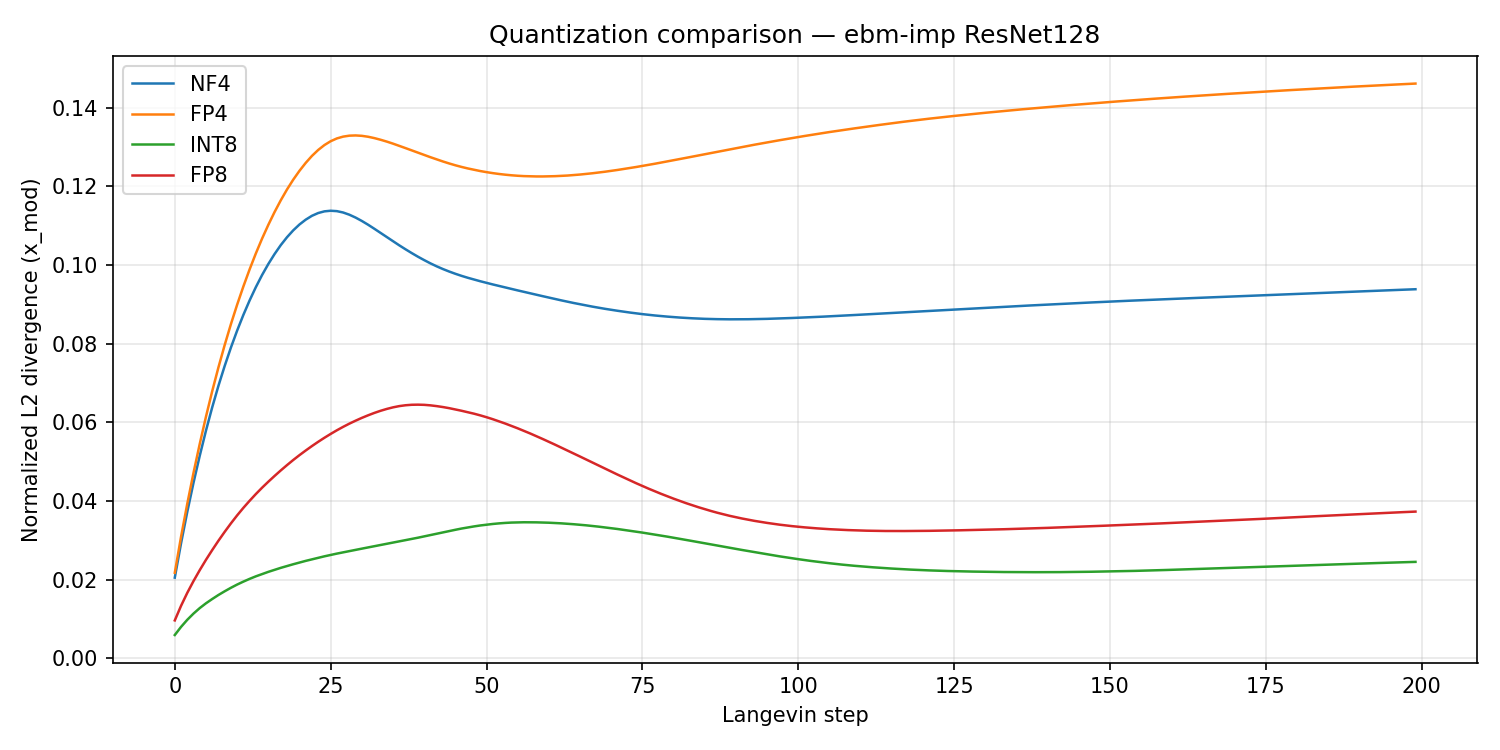

Write Python code to recreate this figure.
"""
quant_comparison.py — Quantization comparison for ebm-imp ResNet128 EBM model.

Mirrors the methodology from ired_code_release_origin_claude:
- Runs Langevin sampling with original FP32 weights and 4 quantized variants
  (NF4, FP4, INT8, FP8) in parallel from the same initial state.
- Measures normalized L2 divergence of the x_mod trajectory at each step.
- Saves per-step metrics to quant_comparison.csv and a plot to quant_comparison.png.

Usage:
  python quant_comparison.py --num_steps 200 --step_lr 180 --batch_size 16
"""

import argparse
import copy
import csv
import os

import numpy as np
import torch
import torch.nn.functional as F

import matplotlib
matplotlib.use('Agg')
import matplotlib.pyplot as plt

import models_pt
import utils_pt
from utils_pt import FLAGS

# Optional bitsandbytes for NF4/FP4
try:
    import bitsandbytes as bnb
    BNB_AVAILABLE = True
except ImportError:
    BNB_AVAILABLE = False
    print("[compare-quant] Warning: bitsandbytes not found — NF4/FP4 will use simulated 4-bit quantization")


# ---------------------------------------------------------------------------
# Tensor-level quantization helpers
# ---------------------------------------------------------------------------

def _quantize_tensor(t: torch.Tensor, quant_type: str) -> torch.Tensor:
    """Quantize a single tensor and dequantize back to original dtype."""
    orig_dtype = t.dtype
    orig_req_grad = t.requires_grad

    if quant_type == 'fp8':
        t_fp8 = t.detach().to(torch.float8_e4m3fn)
        return t_fp8.to(orig_dtype).detach().requires_grad_(orig_req_grad)

    elif quant_type == 'int8':
        t_f = t.detach().float()
        scale = t_f.abs().max() / 127.0
        t_int8 = (t_f / (scale + 1e-8)).round().clamp(-128, 127).to(torch.int8)
        t_dq = t_int8.float() * scale
        return t_dq.to(orig_dtype).detach().requires_grad_(orig_req_grad)

    elif quant_type in ('nf4', 'fp4'):
        if BNB_AVAILABLE:
            t_f = t.detach().float().contiguous()
            # bitsandbytes quantize_4bit requires CUDA and 2D input
            if t_f.is_cuda and t_f.ndim >= 1:
                t_2d = t_f.reshape(1, -1) if t_f.ndim == 1 else t_f.reshape(t_f.shape[0], -1)
                try:
                    q, state = bnb.functional.quantize_4bit(t_2d, quant_type=quant_type)
                    t_dq = bnb.functional.dequantize_4bit(q, state, quant_type=quant_type)
                    return t_dq.reshape(t.shape).to(orig_dtype).detach().requires_grad_(orig_req_grad)
                except Exception:
                    pass  # fall through to simulation
        # Simulated 4-bit: uniform quantization to 16 levels
        t_f = t.detach().float()
        min_v, max_v = t_f.min(), t_f.max()
        t_norm = (t_f - min_v) / (max_v - min_v + 1e-8)
        t_q4 = (t_norm * 15.0).round() / 15.0
        t_dq = t_q4 * (max_v - min_v) + min_v
        return t_dq.to(orig_dtype).detach().requires_grad_(orig_req_grad)

    raise ValueError(f"Unknown quant_type: {quant_type}")


def quantize_weights_dict(weights: dict, quant_type: str) -> dict:
    """Return a new weights dict with all conv and FC weight tensors quantized."""
    new_weights = {}
    for scope, grp in weights.items():
        new_grp = {}
        for key, tensor in grp.items():
            if isinstance(tensor, torch.Tensor) and key in ('c', 'w') and tensor.ndim >= 2:
                new_grp[key] = _quantize_tensor(tensor, quant_type)
            else:
                new_grp[key] = tensor
        new_weights[scope] = new_grp
    return new_weights


# ---------------------------------------------------------------------------
# Results saving (mirrors _save_quant_results from ired diffusion_lib)
# ---------------------------------------------------------------------------

def _save_quant_results(quant_metrics: dict, quant_types: list, results_dir: str = '.'):
    """Save per-step metrics to CSV and PNG."""
    os.makedirs(results_dir, exist_ok=True)

    # --- CSV ---
    csv_path = os.path.join(results_dir, 'quant_comparison.csv')
    steps = [m[0] for m in quant_metrics[quant_types[0]]]
    with open(csv_path, 'w', newline='') as f:
        writer = csv.writer(f)
        writer.writerow(['step'] + [f'normalized_l2_{qt}' for qt in quant_types])
        for i, s in enumerate(steps):
            row = [s] + [f"{quant_metrics[qt][i][1]:.6f}" for qt in quant_types]
            writer.writerow(row)
    print(f"[compare-quant] Saved per-step metrics to {csv_path}")

    # --- Plot ---
    fig, ax = plt.subplots(figsize=(10, 5))
    for qt in quant_types:
        x = [m[0] for m in quant_metrics[qt]]
        y = [m[1] for m in quant_metrics[qt]]
        ax.plot(x, y, linewidth=1.2, label=qt.upper())
    ax.set_xlabel('Langevin step')
    ax.set_ylabel('Normalized L2 divergence (x_mod)')
    ax.set_title('Quantization comparison — ebm-imp ResNet128')
    ax.legend()
    ax.grid(True, alpha=0.3)
    plot_path = os.path.join(results_dir, 'quant_comparison.png')
    plt.tight_layout()
    plt.savefig(plot_path, dpi=150)
    plt.close(fig)
    print(f"[compare-quant] Saved plot to {plot_path}")

    print(f"\n[compare-quant] Summary Statistics (Langevin steps):")
    for qt in quant_types:
        nl2_vals = [m[1] for m in quant_metrics[qt]]
        arr = np.array(nl2_vals)
        label = qt.upper().rjust(4)
        print(f"  {label} — Min: {arr.min():.6f}  Max: {arr.max():.6f}  Mean: {arr.mean():.6f}  Std: {arr.std():.6f}")


# ---------------------------------------------------------------------------
# Main
# ---------------------------------------------------------------------------

def main():
    parser = argparse.ArgumentParser()
    parser.add_argument('--num_steps', type=int, default=200)
    parser.add_argument('--step_lr', type=float, default=180.0)
    parser.add_argument('--batch_size', type=int, default=16)
    parser.add_argument('--spec_norm', action='store_true', default=True)
    parser.add_argument('--no-spec_norm', dest='spec_norm', action='store_false')
    parser.add_argument('--cclass', action='store_true', default=True)
    parser.add_argument('--no-cclass', dest='cclass', action='store_false')
    parser.add_argument('--use_attention', action='store_true', default=False)
    parser.add_argument('--device', type=str, default='cuda' if torch.cuda.is_available() else 'cpu')
    parser.add_argument('--seed', type=int, default=42)
    parser.add_argument('--results_dir', type=str, default='.')
    parser.add_argument('--quant_types', type=str, default='nf4,fp4,int8,fp8',
                        help='Comma-separated list of quantization types to compare')
    args = parser.parse_args()

    utils_pt.set_seed(args.seed)

    FLAGS.spec_norm = bool(args.spec_norm)
    FLAGS.cclass = bool(args.cclass)
    FLAGS.use_attention = bool(args.use_attention)

    device = torch.device(args.device)
    quant_types = [qt.strip() for qt in args.quant_types.split(',')]

    # Build model + weights
    model = models_pt.ResNet128(num_filters=64, num_channels=3, train=False)
    weights = model.construct_weights(scope='')

    # Move weights to device
    for grp in weights.values():
        for k in list(grp.keys()):
            if isinstance(grp[k], torch.Tensor):
                grp[k] = grp[k].to(device)

    # Build quantized weight dicts
    quant_weights = {}
    for qt in quant_types:
        quant_weights[qt] = quantize_weights_dict(weights, qt)
        print(f"[compare-quant] Created {qt} quantized weights for comparison")

    # Random labels
    lx = np.random.permutation(1000)[:args.batch_size]
    labels_np = np.eye(1000, dtype=np.float32)[lx]
    labels = torch.from_numpy(labels_np).to(device)

    # Initial x (shared across original and all quantized)
    x_init_np = np.random.uniform(0, 1, size=(args.batch_size, 128, 128, 3)).astype(np.float32)
    x_init = torch.from_numpy(x_init_np).to(device)

    # Add initial noise and run one warmup step (mirrors imagenet_demo_pt.py step 0)
    x_init = x_init + torch.randn_like(x_init) * 0.005

    def langevin_step(x, w):
        x_req = x.clone().detach().requires_grad_(True)
        energy = model.forward(x_req, w, label=labels, reuse=True, stop_at_grad=False, stop_batch=True)
        x_grad = torch.autograd.grad(energy.sum(), x_req)[0]
        x_new = (x_req.detach() - args.step_lr * x_grad.detach()).clamp(0.0, 1.0)
        return x_new

    # Warmup step 0
    x_fp = langevin_step(x_init, weights)
    x_q = {qt: langevin_step(x_init, quant_weights[qt]) for qt in quant_types}

    # Tracking metrics: (step_idx, norm_l2)
    quant_metrics = {qt: [] for qt in quant_types}

    print("Running quantization comparison...")
    for i in range(args.num_steps):
        x_fp = langevin_step(x_fp, weights)
        for qt in quant_types:
            x_q[qt] = langevin_step(x_q[qt], quant_weights[qt])
            norm_l2 = (torch.norm(x_q[qt] - x_fp) / (torch.norm(x_fp) + 1e-8)).item()
            quant_metrics[qt].append((i, norm_l2))

        if (i + 1) % 20 == 0:
            vals = "  ".join(f"{qt.upper()}={quant_metrics[qt][-1][1]:.4f}" for qt in quant_types)
            print(f"  step {i+1:4d}/{args.num_steps}: {vals}")

    _save_quant_results(quant_metrics, quant_types, results_dir=args.results_dir)


if __name__ == '__main__':
    main()
